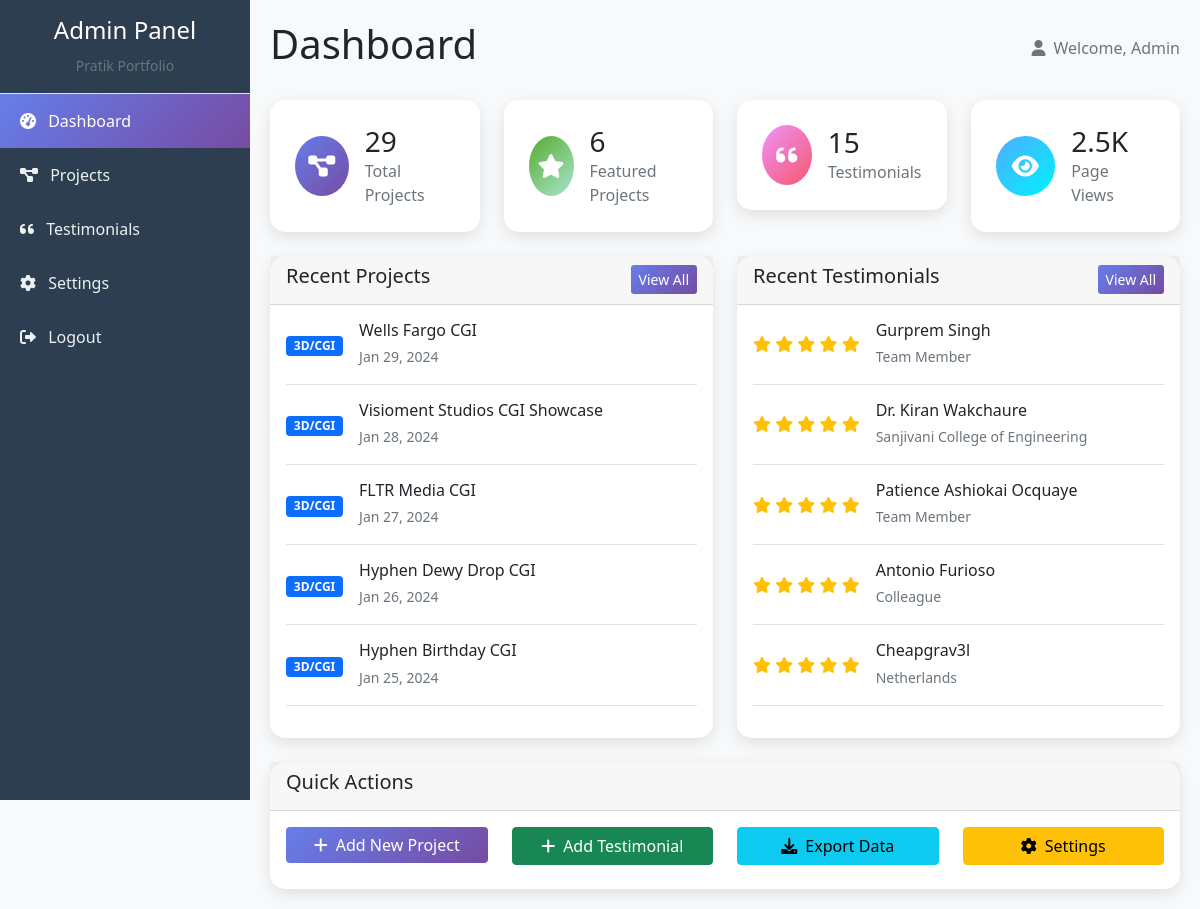
/dashboard.php (signed in), run on the app's committed database.
### tables this page shows
CREATE TABLE IF NOT EXISTS projects (
    id VARCHAR(50) PRIMARY KEY,
    title VARCHAR(255) NOT NULL,
    description TEXT NOT NULL,
    video_url VARCHAR(500),
    category ENUM('AR', 'VR', 'AR Filters', 'Game Development', '3D/CGI', 'Web Development', 'Mobile App') NOT NULL,
    technologies JSON,
    project_url VARCHAR(500),
    gallery_images JSON,
    featured BOOLEAN DEFAULT FALSE,
    created_at TIMESTAMP DEFAULT CURRENT_TIMESTAMP,
    updated_at TIMESTAMP DEFAULT CURRENT_TIMESTAMP ON UPDATE CURRENT_TIMESTAMP
);

CREATE TABLE IF NOT EXISTS testimonials (
    id VARCHAR(50) PRIMARY KEY,
    name VARCHAR(255) NOT NULL,
    position VARCHAR(255) NOT NULL,
    company VARCHAR(255) NOT NULL,
    testimonial TEXT NOT NULL,
    image VARCHAR(255),
    rating INT DEFAULT 5,
    created_at TIMESTAMP DEFAULT CURRENT_TIMESTAMP,
    updated_at TIMESTAMP DEFAULT CURRENT_TIMESTAMP ON UPDATE CURRENT_TIMESTAMP
);

### dashboard.php (the view, shortened to what this page needs)
<?php
$pdo = getDBConnection();
$projectCount = $pdo->query("SELECT COUNT(*) as count FROM projects")->fetch()['count'];
$testimonialCount = $pdo->query("SELECT COUNT(*) as count FROM testimonials")->fetch()['count'];
$featuredProjectCount = $pdo->query("SELECT COUNT(*) as count FROM projects WHERE featured = 1")->fetch()['count'];
$recentProjects = $pdo->query("SELECT * FROM projects ORDER BY created_at DESC LIMIT 5")->fetchAll();
$recentTestimonials = $pdo->query("SELECT * FROM testimonials ORDER BY created_at DESC LIMIT 5")->fetchAll();
?>
<!DOCTYPE html>
<html lang="en">
<head>
    <link href="https://cdn.jsdelivr.net/npm/bootstrap@5.1.3/dist/css/bootstrap.min.css" rel="stylesheet">
    <link href="https://cdnjs.cloudflare.com/ajax/libs/font-awesome/6.0.0/css/all.min.css" rel="stylesheet">
    <link href="https://cdn.jsdelivr.net/npm/chart.js@3.9.1/dist/chart.min.css" rel="stylesheet">
</head>
<body>
    <div class="sidebar">
        <div class="p-3 text-center border-bottom">
            <h4 class="text-white">Admin Panel</h4>
            <small class="text-muted">Pratik Portfolio</small>
        </div>
        <nav class="nav flex-column">
            <a class="nav-link active" href="dashboard.php">
                <i class="fas fa-tachometer-alt me-2"></i> Dashboard
            </a>
            <a class="nav-link" href="projects.php">
                <i class="fas fa-project-diagram me-2"></i> Projects
            </a>
            <a class="nav-link" href="testimonials.php">
                <i class="fas fa-quote-left me-2"></i> Testimonials
            </a>
            <a class="nav-link" href="settings.php">
                <i class="fas fa-cog me-2"></i> Settings
            </a>
            <a class="nav-link" href="logout.php">
                <i class="fas fa-sign-out-alt me-2"></i> Logout
            </a>
        </nav>
    </div>
    <div class="main-content">
        <div class="d-flex justify-content-between align-items-center mb-4">
            <h1>Dashboard</h1>
            <div class="text-muted">
                <i class="fas fa-user me-2"></i>Welcome, Admin
            </div>
        </div>
        <div class="row mb-4">
            <div class="col-md-3">
                <div class="stats-card">
                    <div class="d-flex align-items-center">
                        <div class="stats-icon gradient-blue">
                            <i class="fas fa-project-diagram"></i>
                        </div>
                        <div class="ms-3">
                            <h3 class="mb-0"><?php echo $projectCount; ?></h3>
                            <p class="text-muted mb-0">Total Projects</p>
                        </div>
                    </div>
                </div>
            </div>
            <div class="col-md-3">
                <div class="stats-card">
                    <div class="d-flex align-items-center">
                        <div class="stats-icon gradient-green">
                            <i class="fas fa-star"></i>
                        </div>
                        <div class="ms-3">
                            <h3 class="mb-0"><?php echo $featuredProjectCount; ?></h3>
                            <p class="text-muted mb-0">Featured Projects</p>
                        </div>
                    </div>
                </div>
            </div>
            <div class="col-md-3">
                <div class="stats-card">
                    <div class="d-flex align-items-center">
                        <div class="stats-icon gradient-orange">
                            <i class="fas fa-quote-left"></i>
                        </div>
                        <div class="ms-3">
                            <h3 class="mb-0"><?php echo $testimonialCount; ?></h3>
                            <p class="text-muted mb-0">Testimonials</p>
                        </div>
                    </div>
                </div>
            </div>
            <div class="col-md-3">
                <div class="stats-card">
                    <div class="d-flex align-items-center">
                        <div class="stats-icon gradient-purple">
                            <i class="fas fa-eye"></i>
                        </div>
                        <div class="ms-3">
                            <h3 class="mb-0">2.5K</h3>
                            <p class="text-muted mb-0">Page Views</p>
                        </div>
                    </div>
                </div>
            </div>
        </div>
        <div class="row">
            <div class="col-md-6">
                <div class="card">
                    <div class="card-header d-flex justify-content-between align-items-center">
                        <h5>Recent Projects</h5>
                        <a href="projects.php" class="btn btn-sm btn-primary">View All</a>
                    </div>
                    <div class="card-body">
                        <?php if (empty($recentProjects)): ?>
                            <p class="text-muted">No projects yet.</p>
                        <?php else: ?>
                            <?php foreach ($recentProjects as $project): ?>
                                <div class="d-flex align-items-center mb-3 pb-3 border-bottom">
                                    <div class="me-3">
                                        <span class="badge bg-primary"><?php echo $project['category']; ?></span>
                                    </div>
                                    <div>
                                        <h6 class="mb-1"><?php echo htmlspecialchars($project['title']); ?></h6>
                                        <small class="text-muted">
                                            <?php echo date('M d, Y', strtotime($project['created_at'])); ?>
                                        </small>
                                    </div>
                                </div>
                            <?php endforeach; ?>
                        <?php endif; ?>
                    </div>
                </div>
            </div>
            <div class="col-md-6">
                <div class="card">
                    <div class="card-header d-flex justify-content-between align-items-center">
                        <h5>Recent Testimonials</h5>
                        <a href="testimonials.php" class="btn btn-sm btn-primary">View All</a>
                    </div>
                    <div class="card-body">
                        <?php if (empty($recentTestimonials)): ?>
                            <p class="text-muted">No testimonials yet.</p>
                        <?php else: ?>
                            <?php foreach ($recentTestimonials as $testimonial): ?>
                                <div class="d-flex align-items-center mb-3 pb-3 border-bottom">
                                    <div class="me-3">
                                        <div class="text-warning">
                                            <?php for ($i = 0; $i < $testimonial['rating']; $i++): ?>
                                                <i class="fas fa-star"></i>
                                            <?php endfor; ?>
                                        </div>
                                    </div>
                                    <div>
                                        <h6 class="mb-1"><?php echo htmlspecialchars($testimonial['name']); ?></h6>
                                        <small class="text-muted">
                                            <?php echo htmlspecialchars($testimonial['company']); ?>
                                        </small>
                                    </div>
                                </div>
                            <?php endforeach; ?>
                        <?php endif; ?>
                    </div>
                </div>
            </div>
        </div>
        <div class="row mt-4">
            <div class="col-12">
                <div class="card">
                    <div class="card-header">
                        <h5>Quick Actions</h5>
                    </div>
                    <div class="card-body">
                        <div class="row">
                            <div class="col-md-3">
                                <a href="projects.php?action=add" class="btn btn-primary w-100 mb-2">
                                    <i class="fas fa-plus me-2"></i>Add New Project
                                </a>
                            </div>
                            <div class="col-md-3">
                                <a href="testimonials.php?action=add" class="btn btn-success w-100 mb-2">
                                    <i class="fas fa-plus me-2"></i>Add Testimonial
                                </a>
                            </div>
                            <div class="col-md-3">
                                <a href="export.php" class="btn btn-info w-100 mb-2">
                                    <i class="fas fa-download me-2"></i>Export Data
                                </a>
                            </div>
                            <div class="col-md-3">
                                <a href="settings.php" class="btn btn-warning w-100 mb-2">
                                    <i class="fas fa-cog me-2"></i>Settings
                                </a>
                            </div>
                        </div>
                    </div>
                </div>
            </div>
        </div>
    </div>
</body>
</html>

### dashboard.php (style rules this page uses)
:root { --primary-gradient: linear-gradient(135deg, #667eea 0%, #764ba2 100%); --sidebar-bg: #2c3e50; --sidebar-hover: #34495e; }
body { background-color: #f8f9fa; }
.sidebar { background: var(--sidebar-bg); min-height: 100vh; position: fixed; top: 0; left: 0; width: 250px; z-index: 1000; }
.sidebar .nav-link { color: #ecf0f1; padding: 15px 20px; border-radius: 0; transition: all 0.3s; }
.sidebar .nav-link.active { background: var(--primary-gradient); color: white; }
.main-content { margin-left: 250px; padding: 20px; }
.stats-card { background: white; border-radius: 15px; padding: 25px; box-shadow: 0 5px 15px rgba(0,0,0,0.1); transition: transform 0.3s; }
.stats-icon { width: 60px; height: 60px; border-radius: 50%; display: flex; align-items: center; justify-content: center; font-size: 24px; color: white; }
.gradient-blue { background: linear-gradient(135deg, #667eea 0%, #764ba2 100%); }
.gradient-green { background: linear-gradient(135deg, #56ab2f 0%, #a8e6cf 100%); }
.gradient-orange { background: linear-gradient(135deg, #f093fb 0%, #f5576c 100%); }
.gradient-purple { background: linear-gradient(135deg, #4facfe 0%, #00f2fe 100%); }
.card { border: none; border-radius: 15px; box-shadow: 0 5px 15px rgba(0,0,0,0.1); }
.btn-primary { background: var(--primary-gradient); border: none; }

### data on the page
projects: category "3D/CGI", title "Wells Fargo CGI", created_at "Jan 29, 2024"
projects: category "3D/CGI", title "Visioment Studios CGI Showcase", created_at "Jan 28, 2024"
projects: category "3D/CGI", title "FLTR Media CGI", created_at "Jan 27, 2024"
projects: category "3D/CGI", title "Hyphen Dewy Drop CGI", created_at "Jan 26, 2024"
projects: category "3D/CGI", title "Hyphen Birthday CGI", created_at "Jan 25, 2024"
testimonials: rating 5 (drawn), name "Gurprem Singh", company "Team Member"
testimonials: rating 5 (drawn), name "Dr. Kiran Wakchaure", company "Sanjivani College of Engineering"
testimonials: rating 5 (drawn), name "Patience Ashiokai Ocquaye", company "Team Member"
testimonials: rating 5 (drawn), name "Antonio Furioso", company "Colleague"
testimonials: rating 5 (drawn), name "Cheapgrav3l", company "Netherlands"

### other printed values
$projectCount "29"
$featuredProjectCount "6"
$testimonialCount "15"
